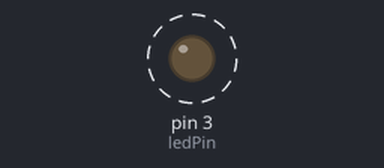
The sketch below on a simulated Arduino Uno, built with avr-gcc and run on an emulated ATmega328P. On the bench: output pins drawn as LEDs (lit = HIGH). Dashed ring = blinking.

Above: at 0.15 s.
At 96.07 s:
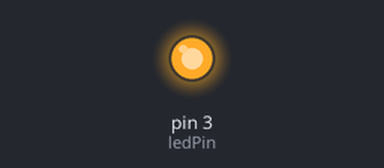
Timing chart, 0 to 96.4 s (numbered marks = the images above):
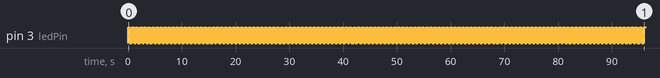

The sketch:

FlickerFreq.ino
```cpp
// constants won't change:
const int ledPin =  3;// the number of the LED pin
const unsigned long flickerFreq = 40;
const long interval = 1000/(flickerFreq*2);           // interval at which to blink (milliseconds)

// Variables will change:
int ledState = LOW;             // ledState used to set the LED

// Generally, you should use "unsigned long" for variables that hold time
// The value will quickly become too large for an int to store
unsigned long previousMillis = 0;        // will store last time LED was updated


void setup() {
  // set the digital pin as output:
  pinMode(ledPin, OUTPUT);
}

void loop() {

  unsigned long currentMillis = millis();

  if (currentMillis - previousMillis >= interval) {
    // save the last time you blinked the LED
    previousMillis = currentMillis;

    // if the LED is off turn it on and vice-versa:
    if (ledState == LOW) {
      ledState = HIGH;
    } else {
      ledState = LOW;
    }

    // set the LED with the ledState of the variable:
    digitalWrite(ledPin, ledState);
  }
}
```

Measured:
- by itself, pin 3 (ledPin): alternates HIGH for 0.01 s and LOW for 0.01 s
